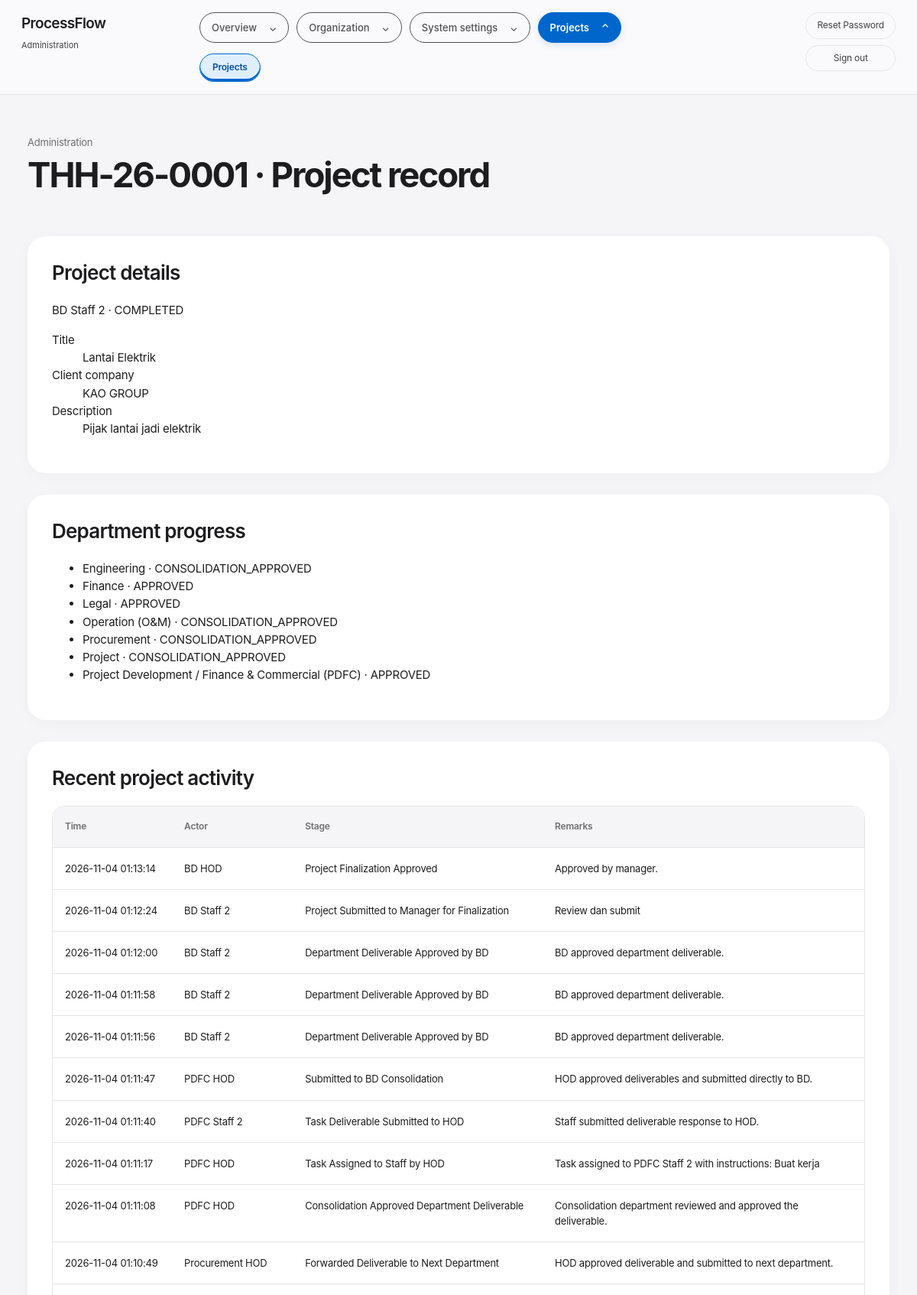
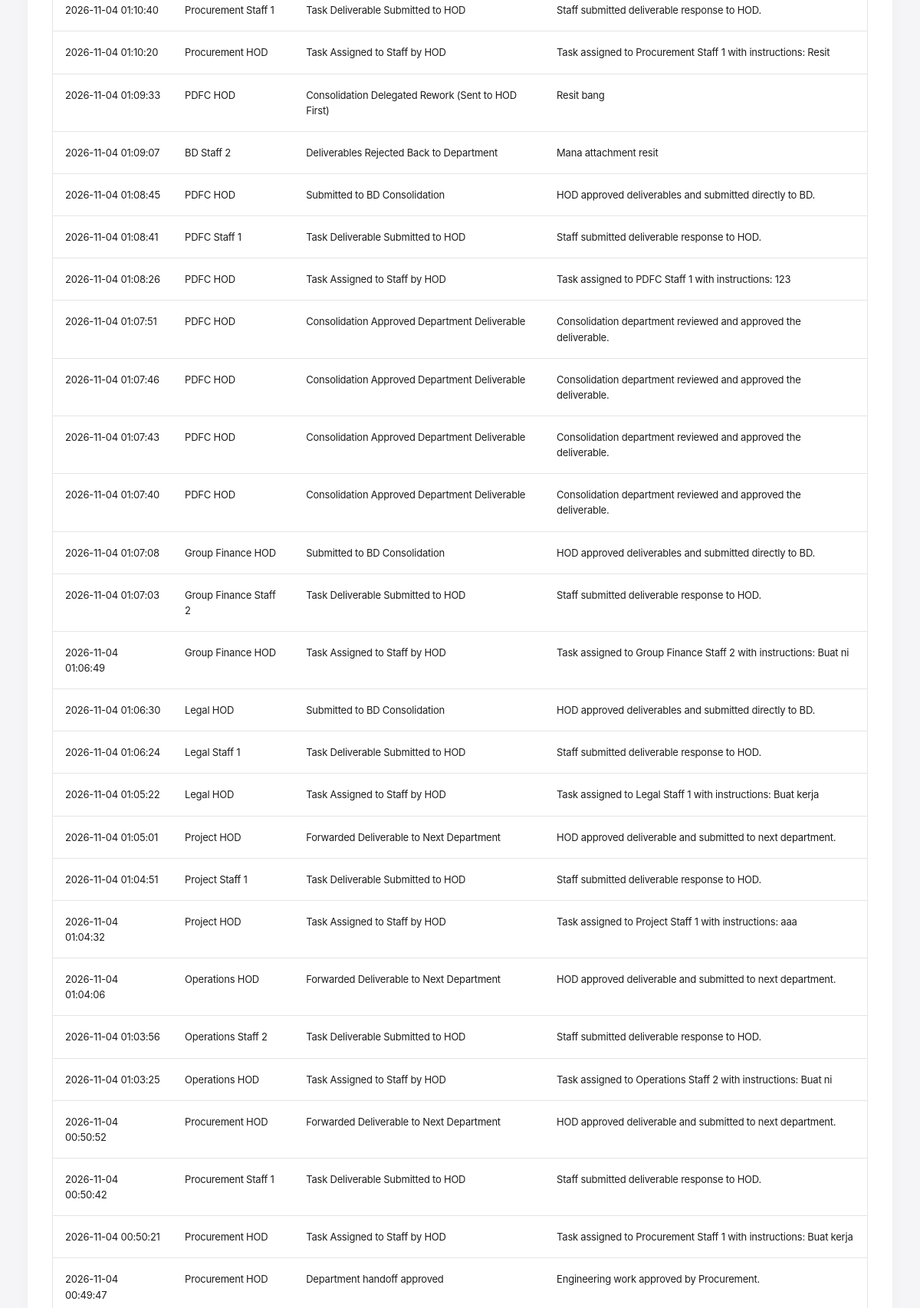
The page /admin/project_record.php?id=16 (signed in, upper part) on the database its author committed (2 pictures, top to bottom).
### tables this page shows
CREATE TABLE `bd_projects` (
  `id` int(11) NOT NULL AUTO_INCREMENT,
  `project_code` varchar(50) NOT NULL,
  `title` varchar(255) NOT NULL,
  `project_ref_no` varchar(100) DEFAULT NULL,
  `description` text NOT NULL,
  `requester_id` int(11) NOT NULL,
  `registration_date` date NOT NULL,
  `project_deadline_date` date NOT NULL,
  `source_of_lead` varchar(100) NOT NULL,
  `lead_company_name` varchar(255) DEFAULT NULL,
  `lead_pic_name` varchar(255) DEFAULT NULL,
  `lead_pic_contact` varchar(100) DEFAULT NULL,
  `lead_pic_email` varchar(255) DEFAULT NULL,
  `client_company_name` varchar(255) NOT NULL,
  `project_nature` varchar(100) NOT NULL,
  `sector` varchar(100) NOT NULL,
  `renewable_energy_type` varchar(50) NOT NULL,
  `country_code` varchar(10) NOT NULL,
  `region` varchar(150) DEFAULT NULL,
  `contract_type` varchar(100) NOT NULL,
  `capacity_unit` varchar(20) NOT NULL,
  `est_mw` decimal(10,2) NOT NULL,
  `est_cod` date DEFAULT NULL,
  `remarks` text DEFAULT NULL,
  `status` varchar(50) NOT NULL DEFAULT 'IN_PROGRESS',
  `current_department_id` int(11) DEFAULT NULL,
  `previous_department_id` int(11) DEFAULT NULL,
  `final_approver_id` int(11) DEFAULT NULL,
  `final_approval_status` varchar(30) NOT NULL DEFAULT 'NOT_SUBMITTED',
  `final_approval_remarks` text DEFAULT NULL,
  `created_at` timestamp NOT NULL DEFAULT current_timestamp(),
  `updated_at` timestamp NOT NULL DEFAULT current_timestamp() ON UPDATE current_timestamp(),
  PRIMARY KEY (`id`),
  UNIQUE KEY `project_code` (`project_code`),
  KEY `requester_id` (`requester_id`),
  KEY `final_approver_id` (`final_approver_id`),
  CONSTRAINT `bd_projects_ibfk_1` FOREIGN KEY (`requester_id`) REFERENCES `bd_users` (`id`),
  CONSTRAINT `projects_final_approver_fk` FOREIGN KEY (`final_approver_id`) REFERENCES `bd_users` (`id`) ON DELETE SET NULL
);

CREATE TABLE `bd_users` (
  `id` int(11) NOT NULL AUTO_INCREMENT,
  `username` varchar(100) DEFAULT NULL,
  `password` varchar(255) DEFAULT NULL,
  `email` varchar(255) NOT NULL,
  `full_name` varchar(255) NOT NULL,
  `role` varchar(50) NOT NULL DEFAULT 'STAFF',
  `department_id` int(11) DEFAULT NULL,
  `manager_id` int(11) DEFAULT NULL,
  `is_active` tinyint(1) DEFAULT 1,
  `access_role_id` int(11) DEFAULT NULL,
  `is_deleted` tinyint(4) NOT NULL DEFAULT 0,
  PRIMARY KEY (`id`),
  UNIQUE KEY `email` (`email`),
  KEY `department_id` (`department_id`),
  KEY `manager_id` (`manager_id`),
  KEY `users_access_role_fk` (`access_role_id`),
  CONSTRAINT `bd_users_ibfk_1` FOREIGN KEY (`department_id`) REFERENCES `bd_departments` (`id`) ON DELETE SET NULL,
  CONSTRAINT `users_access_role_fk` FOREIGN KEY (`access_role_id`) REFERENCES `bd_access_roles` (`id`),
  CONSTRAINT `users_manager_fk` FOREIGN KEY (`manager_id`) REFERENCES `bd_users` (`id`)
);

CREATE TABLE `bd_project_involved_departments` (
  `id` int(11) NOT NULL AUTO_INCREMENT,
  `project_id` int(11) NOT NULL,
  `department_id` int(11) NOT NULL,
  `status` varchar(50) NOT NULL DEFAULT 'IN_PROGRESS',
  `created_at` timestamp NOT NULL DEFAULT current_timestamp(),
  `updated_at` timestamp NOT NULL DEFAULT current_timestamp() ON UPDATE current_timestamp(),
  PRIMARY KEY (`id`),
  KEY `project_id` (`project_id`),
  KEY `department_id` (`department_id`),
  CONSTRAINT `bd_project_involved_departments_ibfk_1` FOREIGN KEY (`project_id`) REFERENCES `bd_projects` (`id`) ON DELETE CASCADE,
  CONSTRAINT `bd_project_involved_departments_ibfk_2` FOREIGN KEY (`department_id`) REFERENCES `bd_departments` (`id`)
);

CREATE TABLE `bd_departments` (
  `id` int(11) NOT NULL AUTO_INCREMENT,
  `name` varchar(255) NOT NULL,
  `company_id` int(11) NOT NULL,
  `is_bd_department` tinyint(1) NOT NULL DEFAULT 0,
  `is_consolidation_department` tinyint(1) NOT NULL DEFAULT 0,
  `consolidation_department_id` int(11) DEFAULT NULL,
  `can_request_projects` tinyint(1) NOT NULL DEFAULT 0,
  PRIMARY KEY (`id`),
  KEY `company_id` (`company_id`),
  KEY `consolidation_department_id` (`consolidation_department_id`),
  CONSTRAINT `bd_departments_ibfk_1` FOREIGN KEY (`company_id`) REFERENCES `bd_companies` (`id`) ON DELETE CASCADE,
  CONSTRAINT `bd_departments_ibfk_2` FOREIGN KEY (`consolidation_department_id`) REFERENCES `bd_departments` (`id`) ON DELETE SET NULL
);

### admin/project_record.php (the view, shortened to what this page needs)
<?php
require_once __DIR__ . '/../config/db.php';
require_once __DIR__ . '/../config/admin_access.php';
require_once __DIR__ . '/../config/page_helpers.php';
$id = (int) filter_input(INPUT_GET, 'id', FILTER_VALIDATE_INT);
$lookup = $pdo->prepare('SELECT p.*, u.full_name AS requester_name
    FROM bd_projects p JOIN bd_users u ON u.id = p.requester_id WHERE p.id = ?');
$lookup->execute([$id]);
$project = $lookup->fetch();
$departments = $pdo->prepare('SELECT d.name, pid.status FROM bd_project_involved_departments pid
    JOIN bd_departments d ON d.id = pid.department_id WHERE pid.project_id = ? ORDER BY d.name');
$departments->execute([$id]);
$audit = $pdo->prepare('SELECT a.created_at, a.stage_title, a.remarks_or_comments, u.full_name
    FROM bd_project_timeline_audits a LEFT JOIN bd_users u ON u.id = a.actor_id
    WHERE a.project_id = ? ORDER BY a.id DESC LIMIT 100');
$audit->execute([$id]);
?>
<!doctype html>
<html lang="en">
<head>
</head>
<body>
    <div>
        <section>
            <div>
                <h2>Project details</h2>
                <p><?= htmlspecialchars($project['requester_name']) ?> · <?= htmlspecialchars($project['status']) ?></p>
                <dl>
                    <dt>Title</dt>
                    <dd><?= htmlspecialchars($project['title']) ?></dd>
                    <dt>Client company</dt>
                    <dd><?= htmlspecialchars($project['client_company_name']) ?></dd>
                    <dt>Description</dt>
                    <dd><?= nl2br(htmlspecialchars($project['description'])) ?></dd>
                </dl>
            </div>
        </section>
        <section>
            <div>
                <h2>Department progress</h2>
                <ul>
                    <?php foreach ($departments as $department): ?>
                        <li><?= htmlspecialchars($department['name']) ?> · <?= htmlspecialchars($department['status']) ?></li>
                    <?php endforeach; ?>
                </ul>
            </div>
        </section>
    </div>
    <section>
        <h2>Recent project activity</h2>
        <table>
            <thead>
                <tr>
                    <th>Time</th>
                    <th>Actor</th>
                    <th>Stage</th>
                    <th>Remarks</th>
                </tr>
            </thead>
            <tbody>
                <?php foreach ($audit as $event): ?>
                    <tr>
                        <td><?= htmlspecialchars($event['created_at']) ?></td>
                        <td><?= htmlspecialchars($event['full_name'] ?? '') ?></td>
                        <td><?= htmlspecialchars($event['stage_title'] ?? '') ?></td>
                        <td><?= htmlspecialchars($event['remarks_or_comments'] ?? '') ?></td>
                    </tr>
                <?php endforeach; ?>
            </tbody>
        </table>
    </section>
    </main>
</body>
</html>

### assets/application.css (style rules this page uses)
:root { --canvas: #f5f5f7; --surface: #fff; --ink: #1d1d1f; --muted: #6e6e73; --line: #e5e5e7; --line-strong: #86868b; --nav: #fff; --nav-text: #424245; --nav-hover: #eef5ff; --accent: #0066cc; --accent-hover: #004f9e; --brand: #0071e3; --brand-hover: #0077ed; --brown: #515154; --teal: #0071e3; --olive: #287d3c; --success: #237b38; --success-bg: #edf7ee; --danger: #b42318; --danger-bg: #fff1f0; --focus: #0066cc; --soft-blue: #eef5ff; --shade: #00000026; --font: -apple-system, BlinkMacSystemFont, 'Segoe UI', 'Helvetica Neue', Arial, sans-serif; --sidebar: 250px; }
* { box-sizing: border-box; }
html, body { margin: 0; min-height: 100%; overflow-x: clip; }
body { background: var(--canvas); color: var(--ink); font: 14px/1.55 var(--font); }
h1, h2, h3, h4 { line-height: 1.25; font-weight: 600; overflow-wrap: anywhere; }
h2 { font-size: 22px; margin: 0 0 20px; }
p { margin: 0 0 16px; }
main section { background: var(--surface); border: 1px solid var(--line); border-top: 3px solid var(--brown); padding: 24px; margin: 24px 0; min-width: 0; }
main > div, main section > div { min-width: 0; }
table { width: 100%; border-collapse: collapse; background: var(--surface); text-align: left; font-size: 13px; }
th { background: var(--brown); font-weight: 600; color: var(--surface); }
th, td { border-bottom: 1px solid var(--line); padding: 14px 16px; vertical-align: top; }
td { min-width: 100px; max-width: 440px; overflow-wrap: anywhere; }
:root { --bubble-shadow: 0 5px 18px #0000000a; --bubble-active-shadow: 0 5px 16px #0071e338; }
main section { border-radius: 16px; }
body { -webkit-font-smoothing: antialiased; font-size: 15px; letter-spacing: -0.015em; }
h2 { letter-spacing: -0.03em; font-size: 26px; }
main section { border: 0; border-radius: 24px; padding: 32px; box-shadow: 0 4px 20px #00000007; margin-block: 28px; }
th { background: var(--canvas); color: var(--muted); font-size: 12px; }
th, td { padding-block: 17px; }
.table-scroll table { margin: 0; }

### rows shown on the page
bd_projects: requester.full_name "BD Staff 2", status "COMPLETED", title "Lantai Elektrik", client_company_name "KAO GROUP", description "Pijak lantai jadi elektrik"
bd_project_involved_departments: department.name "Engineering", status "CONSOLIDATION_APPROVED"
bd_project_involved_departments: department.name "Finance", status "APPROVED"
bd_project_involved_departments: department.name "Legal", status "APPROVED"
bd_project_involved_departments: department.name "Operation (O&M)", status "CONSOLIDATION_APPROVED"
bd_project_involved_departments: department.name "Procurement", status "CONSOLIDATION_APPROVED"
bd_project_involved_departments: department.name "Project", status "CONSOLIDATION_APPROVED"
bd_project_involved_departments: department.name "Project Development / Finance & Commercial (PDFC)", status "APPROVED"

### other values the page prints
$groupLabel "Overview"
$groupLabel "Organization"
$groupLabel "System settings"
$groupLabel "Projects"
$label "Projects"
$title "THH-26-0001 · Project record"
$event['created_at'] "2026-11-04 01:13:14"
$event['full_name'] "BD HOD"
$event['stage_title'] "Project Finalization Approved"
$event['remarks_or_comments'] "Approved by manager."
$event['created_at'] "2026-11-04 01:12:24"
$event['full_name'] "BD Staff 2"
$event['stage_title'] "Project Submitted to Manager for Finalization"
$event['remarks_or_comments'] "Review dan submit"
$event['created_at'] "2026-11-04 01:12:00"
